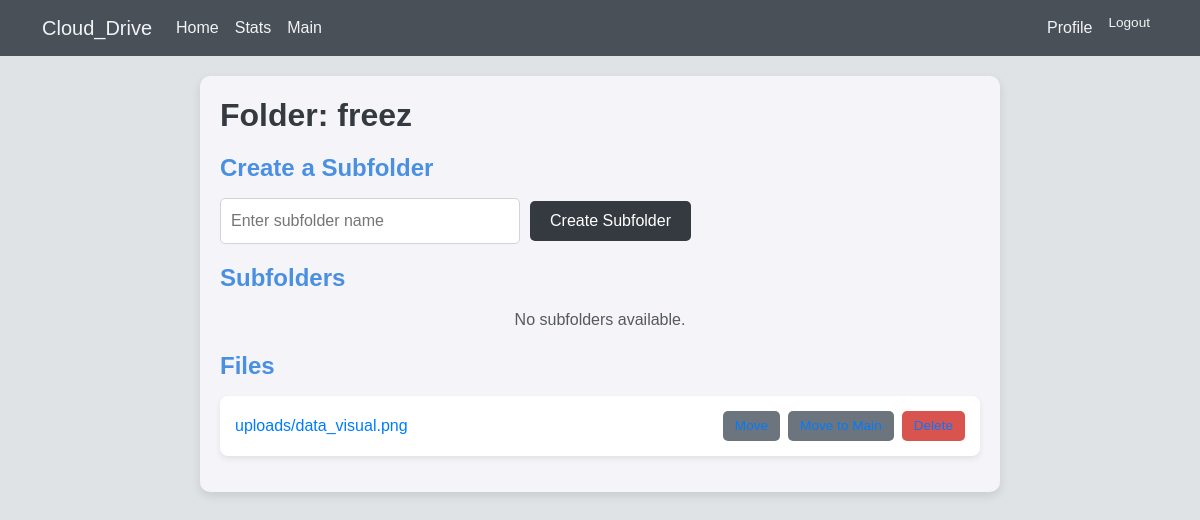
The page /folder/24/ (signed in) on the database as committed earlier.
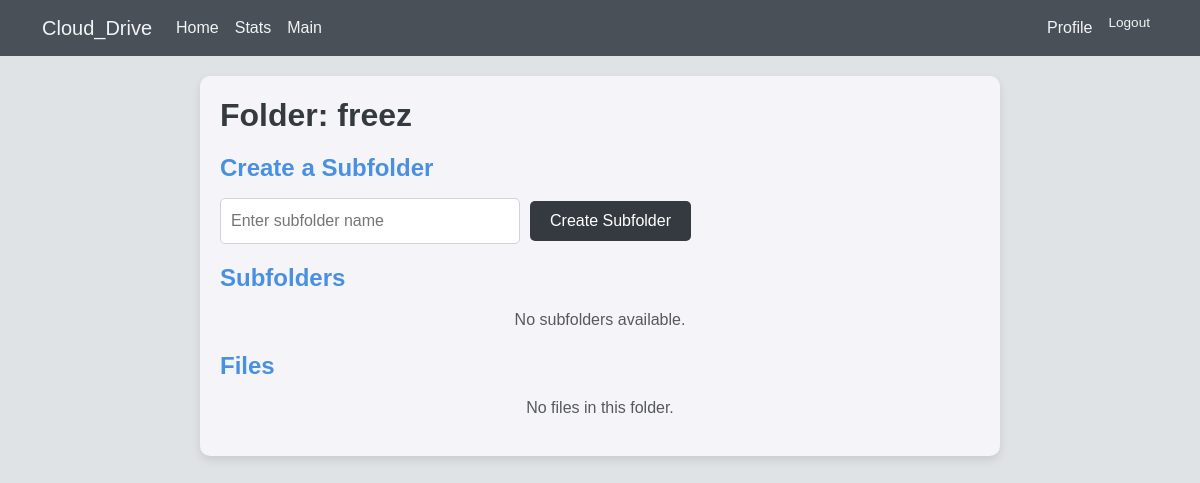
The same page on the database as committed later.
### accounts/models.py (models this page shows, shortened)
class UploadedFile(models.Model):
    file = models.FileField(upload_to='uploads/')
    uploaded_at = models.DateTimeField(auto_now_add=True)
    user = models.ForeignKey(User, on_delete=models.CASCADE, related_name='files')
    folder = models.ForeignKey(Folder, on_delete=models.CASCADE, null=True, blank=True, related_name='files')  # Add related_name='files'
    file_size = models.PositiveIntegerField(default=0)  # Default size to 0

### accounts/views.py (the view)
# urls.py: path('folder/<int:folder_id>/', views.view_folder, name='view_folder'),
def view_folder(request, folder_id):
    folder = get_object_or_404(Folder, id=folder_id, user=request.user)
    files_in_folder = UploadedFile.objects.filter(folder=folder)
    subfolders = folder.subfolders.all()
    return render(request, 'folder_view.html', {'folder': folder, 'files': files_in_folder, 'subfolders': subfolders})

### accounts/templates/folder_view.html (shortened to what this page needs)
{% extends "master.html" %}
{% block content %}
<div class="content-wrapper">
    <header>
        <h1 class="folder-header">Folder: {{ folder.name }}</h1>
    </header>
    <main>
        <h2 class="section-heading">Create a Subfolder</h2>
        <form method="post" action="{% url 'create_subfolder' folder.id %}">
            <div class="form-group">
                <input type="text" name="subfolder_name" id="subfolder_name" placeholder="Enter subfolder name" required>
                <button type="submit">Create Subfolder</button>
            </div>
        </form>
        <h2 class="section-heading">Subfolders</h2>
        <ul class="card-list">
            {% for subfolder in subfolders %}
            <li class="card-item">
                <div>
                    <a href="{% url 'view_folder' subfolder.id %}">{{ subfolder.name }}</a>
                </div>
                <div class="actions">
                    <a href="{% url 'rename_folder' subfolder.id %}" class="btn btn-warning">Rename</a>
                    <a href="{% url 'move_to_main_menu' subfolder.id %}" class="btn btn-secondary">Move to Main</a>
                    <a href="{% url 'move_to_folder' subfolder.id %}" class="btn btn-secondary">Move to Other Folder</a>
                    <a href="{% url 'copy_folder' subfolder.id %}" class="btn btn-info">Copy</a>
                    <a href="{% url 'delete_folder' subfolder.id %}" onclick="return confirm('Are you sure you want to delete this subfolder?')" class="btn btn-danger">Delete</a>
                </div>
            </li>
            {% empty %}
            <li class="text-center text-muted">No subfolders available.</li>
            {% endfor %}
        </ul>
        <h2 class="section-heading">Files</h2>
        <ul class="card-list">
            {% for file in files %}
            <li class="card-item">
                <div>
                    <a href="{{ file.file.url }}">{{ file.file.name }}</a>
                </div>
                <div class="actions">
                    <a href="{% url 'move_file' file.id %}" class="btn btn-secondary">Move</a>
                    <a href="{% url 'move_file_to_main' file.id %}" class="btn btn-secondary">Move to Main</a>
                    <a href="{% url 'delete_file' file.id %}" onclick="return confirm('Are you sure you want to delete this file?')" class="btn btn-danger">Delete</a>
                </div>
            </li>
            {% empty %}
            <li class="text-center text-muted">No files in this folder.</li>
            {% endfor %}
        </ul>
</div>
{% endblock %}

Rows that differ between the two databases and show on the page:
removed UploadedFile: file.name "uploads/data_visual.png"
Other text that changed with them:
text now shown: "No files in this folder."
